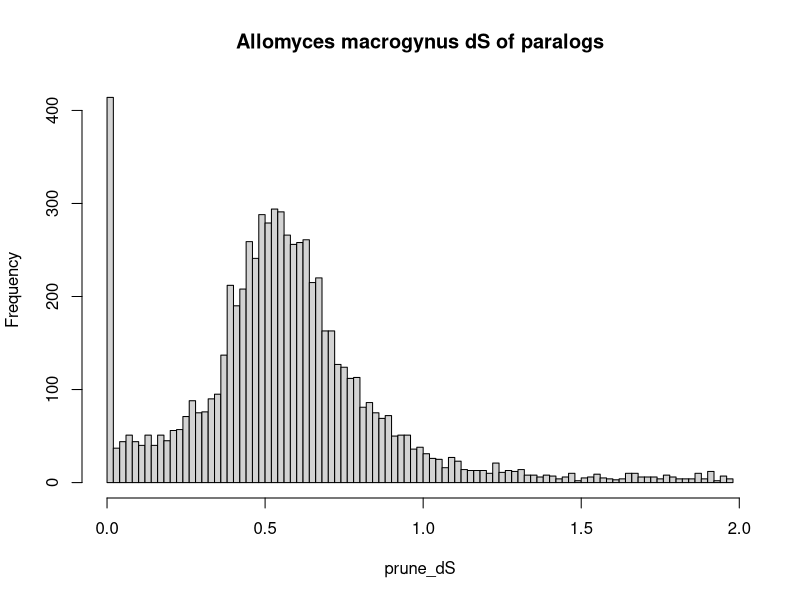

R code for this plot:
require(plyr)

pdf("ks_Amac.pdf")

n <- read.table(file="../kaks/Amac.yn00.tab",header=TRUE,sep="\t")
prune_dS <- subset(n$dS,n$dS < 2)
                                        #summ = summary(n$dS)
                                        #print(summ)
hist(prune_dS,100,main='Allomyces macrogynus dS of paralogs')



